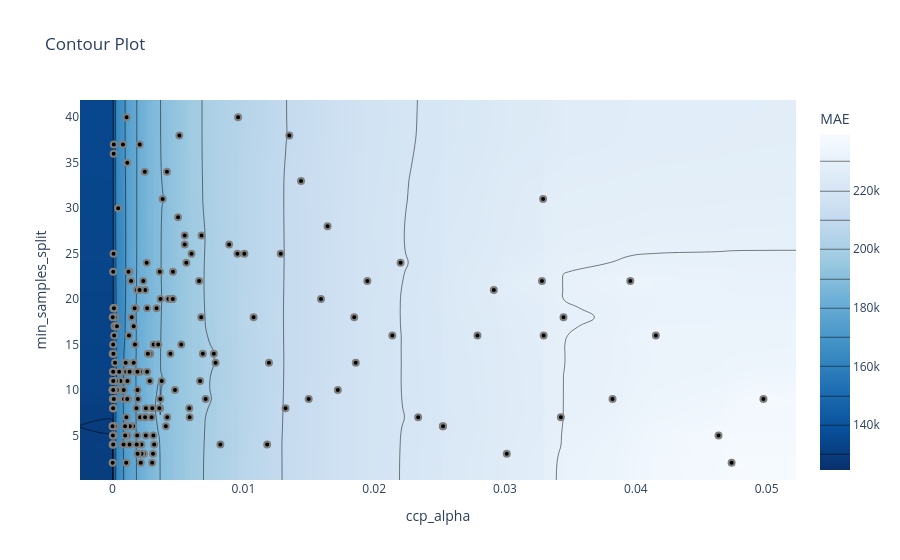

Notebook cell for this chart:
### Code cell
optuna.visualization.plot_contour(study, params=["ccp_alpha", "min_samples_split"],
                                  target_name="MAE")

### Figure 1 — Plotly figure (JSON) as saved in the notebook; plotly's stock layout.template omitted (floating-point values rounded to 4 significant figures; data arrays with more than 128 entries replaced by an {"elided": "..."} marker saying what was removed)
{"data": [{"colorbar": {"title": {"text": "MAE"}}, "colorscale": [[0, "rgb(247,251,255)"], [0.125, "rgb(222,235,247)"], [0.25, "rgb(198,219,239)"], [0.375, "rgb(158,202,225)"], [0.5, "rgb(107,174,214)"], [0.625, "rgb(66,146,198)"], [0.75, "rgb(33,113,181)"], [0.875, "rgb(8,81,156)"], [1, "rgb(8,48,107)"]], "connectgaps": true, "contours": {"coloring": "heatmap"}, "hoverinfo": "none", "line": {"smoothing": 1.3}, "reversescale": true, "type": "contour", "x": {"elided": "202 float values"}, "y": [0.1, 2, 3, 4, 5, 6, 7, 8, 9, 10, 11, 12, 13, 14, 15, 16, 17, 18, 19, 20, 21, 22, 23, 24, 25, 26, 27, 28, 29, 30, 31, 33, 34, 35, 36, 37, 38, 40, 41.9], "z": {"elided": "39x202 float values"}}, {"marker": {"color": "black", "line": {"color": "Gray", "width": 2}}, "mode": "markers", "name": "Feasible Trial", "showlegend": false, "type": "scatter", "x": {"elided": "200 float values"}, "y": {"elided": "200 int values"}}, {"marker": {"color": "#cccccc", "line": {"color": "Gray", "width": 2}}, "mode": "markers", "name": "Infeasible Trial", "showlegend": false, "type": "scatter", "x": [], "y": []}], "layout": {"title": {"text": "Contour Plot"}, "xaxis": {"range": [-0.002487, 0.05225], "title": {"text": "ccp_alpha"}}, "yaxis": {"range": [0.1, 41.9], "title": {"text": "min_samples_split"}}}}
